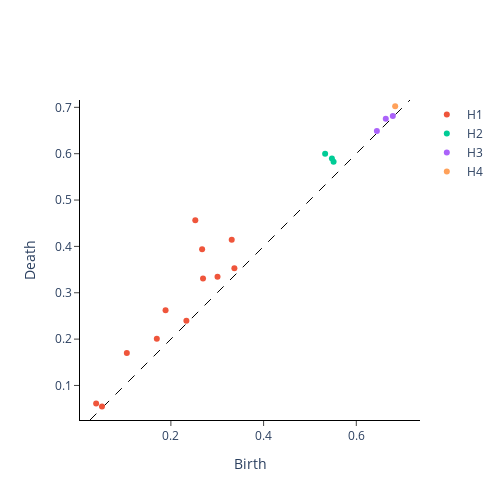

Notebook source saved alongside this figure:
### Code cell
dissim_diagram_plot = gtda.plotting.plot_diagram(dissim_diagrams[print_obj])
display(dissim_diagram_plot)
dissim_diagram_plot.write_image(file = f"{subj}/{exp}/dissim_diagram.svg", format = "svg")

### Figure 1 — Plotly figure (JSON) as saved in the notebook; plotly's stock layout.template omitted (floating-point values rounded to 4 significant figures)
{"data": [{"hoverinfo": "none", "line": {"color": "black", "dash": "dash", "width": 1}, "mode": "lines", "showlegend": false, "type": "scatter", "x": [0.02549, 0.7158], "y": [0.02549, 0.7158]}, {"hoverinfo": "text", "hovertext": ["(0.3369962275028229, 0.35289037227630615)", "(0.33123350143432617, 0.41423019766807556)", "(0.3006131649017334, 0.3344234824180603)", "(0.26933857798576355, 0.33065173029899597)", "(0.2673608362674713, 0.39379552006721497)", "(0.2526546120643616, 0.45663490891456604)", "(0.23342709243297577, 0.23962083458900452)", "(0.18852131068706512, 0.2624506950378418)", "(0.16965490579605103, 0.20101536810398102)", "(0.10493975132703781, 0.16988998651504517)", "(0.051306989043951035, 0.054729245603084564)", "(0.03877026587724686, 0.061174824833869934)"], "mode": "markers", "name": "H1", "type": "scatter", "x": [0.337, 0.3312, 0.3006, 0.2693, 0.2674, 0.2527, 0.2334, 0.1885, 0.1697, 0.1049, 0.05131, 0.03877], "y": [0.3529, 0.4142, 0.3344, 0.3307, 0.3938, 0.4566, 0.2396, 0.2625, 0.201, 0.1699, 0.05473, 0.06117]}, {"hoverinfo": "text", "hovertext": ["(0.5509899854660034, 0.5827199220657349)", "(0.5473817586898804, 0.5894157290458679)", "(0.5327387452125549, 0.6001375317573547)"], "mode": "markers", "name": "H2", "type": "scatter", "x": [0.551, 0.5474, 0.5327], "y": [0.5827, 0.5894, 0.6001]}, {"hoverinfo": "text", "hovertext": ["(0.6787554621696472, 0.681412935256958)", "(0.6635744571685791, 0.6753625273704529)", "(0.6443555355072021, 0.6488358974456787)"], "mode": "markers", "name": "H3", "type": "scatter", "x": [0.6788, 0.6636, 0.6444], "y": [0.6814, 0.6754, 0.6488]}, {"hoverinfo": "text", "hovertext": ["(0.6838712096214294, 0.7025587558746338)"], "mode": "markers", "name": "H4", "type": "scatter", "x": [0.6839], "y": [0.7026]}, {"hoverinfo": "text", "hovertext": [], "mode": "markers", "name": "H5", "type": "scatter", "x": [], "y": []}], "layout": {"height": 500, "plot_bgcolor": "white", "width": 500, "xaxis": {"autorange": false, "exponentformat": "e", "linecolor": "black", "linewidth": 1, "mirror": false, "range": [0.02549, 0.7158], "showexponent": "all", "showline": true, "side": "bottom", "ticks": "outside", "title": {"text": "Birth"}, "type": "linear", "zeroline": true}, "yaxis": {"autorange": false, "exponentformat": "e", "linecolor": "black", "linewidth": 1, "mirror": false, "range": [0.02549, 0.7158], "scaleanchor": "x", "scaleratio": 1, "showexponent": "all", "showline": true, "side": "left", "ticks": "outside", "title": {"text": "Death"}, "type": "linear", "zeroline": true}}}
